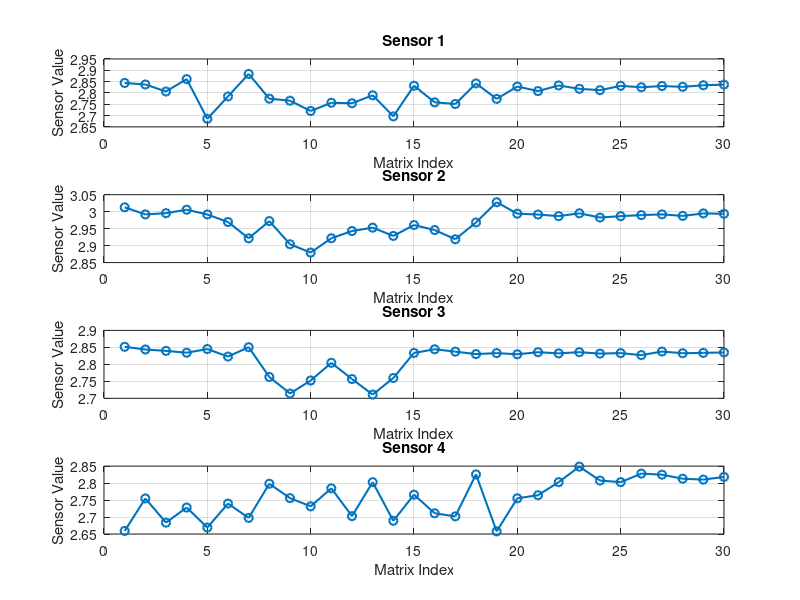

The MATLAB script that drew this image:
%{
% Load the .mat file
loaded_data = load('no_manip_data.mat');

% Access the 3D array from the loaded data (this should be your 30x150x4 array)
data_array = loaded_data.cell_array;

% Access the 1st matrix (this is the 1st slice of the 3D array)
matrix_1 = squeeze(data_array(1, :, :));  % Extract the 1st matrix

% Display the 1st matrix
disp('Matrix 1:');
disp(matrix_1);
%}
% Load the .mat file
loaded_data = load('AF_manip_data.mat');

% Access the 3D array from the loaded data
data_array = loaded_data.cell_array; % Assuming the 35x150x4 data is stored in 'cell_array'

% Initialize arrays to store sensor data
num_sensors = size(data_array, 3); % Number of sensors (columns in each matrix)
num_matrices = size(data_array, 1); % Number of matrices (35 in this case)
sensor_data = zeros(num_matrices, num_sensors);

% Extract the first row of each matrix for each sensor
for i = 1:num_matrices
    for sensor = 1:num_sensors
        sensor_data(i, sensor) = data_array(i, 1, sensor); % First row of matrix, column = sensor
    end
end

% Plot each sensor's data
figure;
for sensor = 1:num_sensors
    subplot(num_sensors, 1, sensor); % Create a subplot for each sensor
    plot(sensor_data(:, sensor), 'o-', 'LineWidth', 1.5); % Plot data for the sensor
    title(['Sensor ', num2str(sensor)]);
    xlabel('Matrix Index');
    ylabel('Sensor Value');
    grid on;
end

